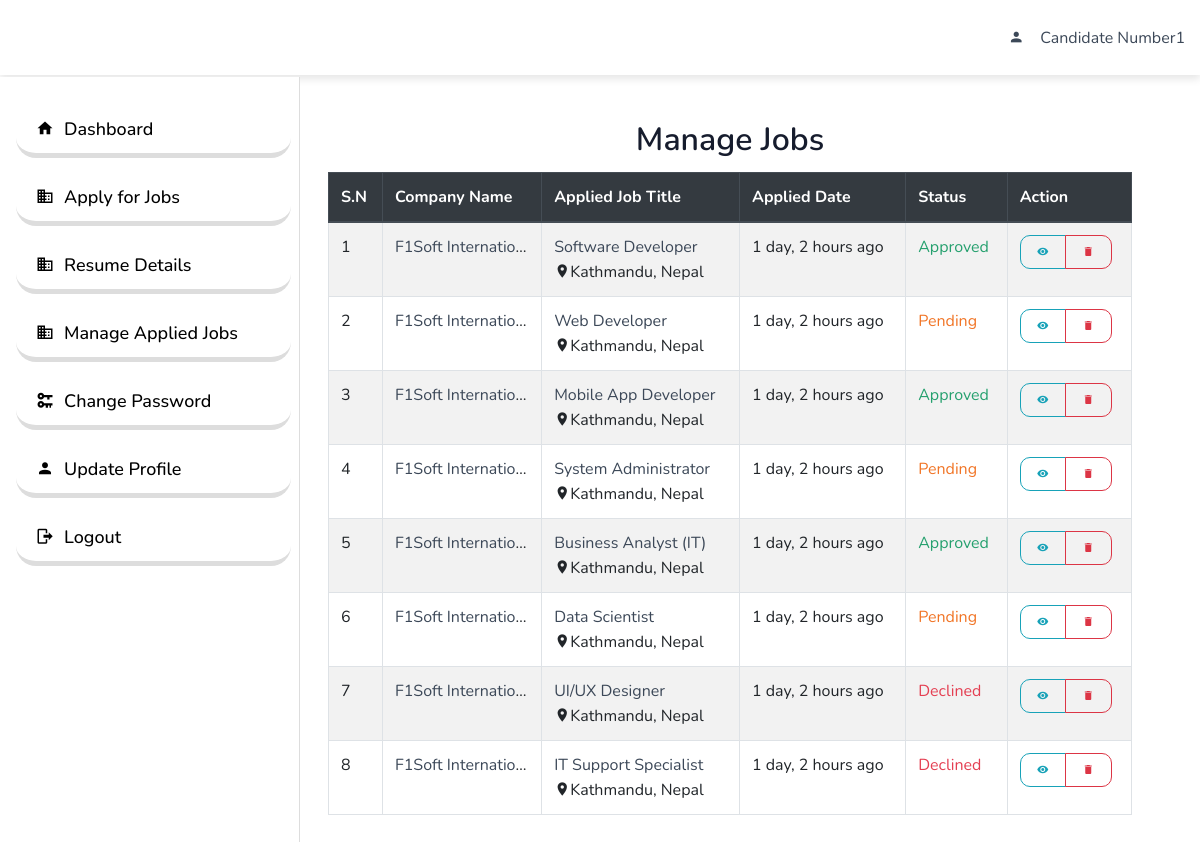
/job/manage_appliedjobs/ (signed in), run on an earlier commit of the app's database.
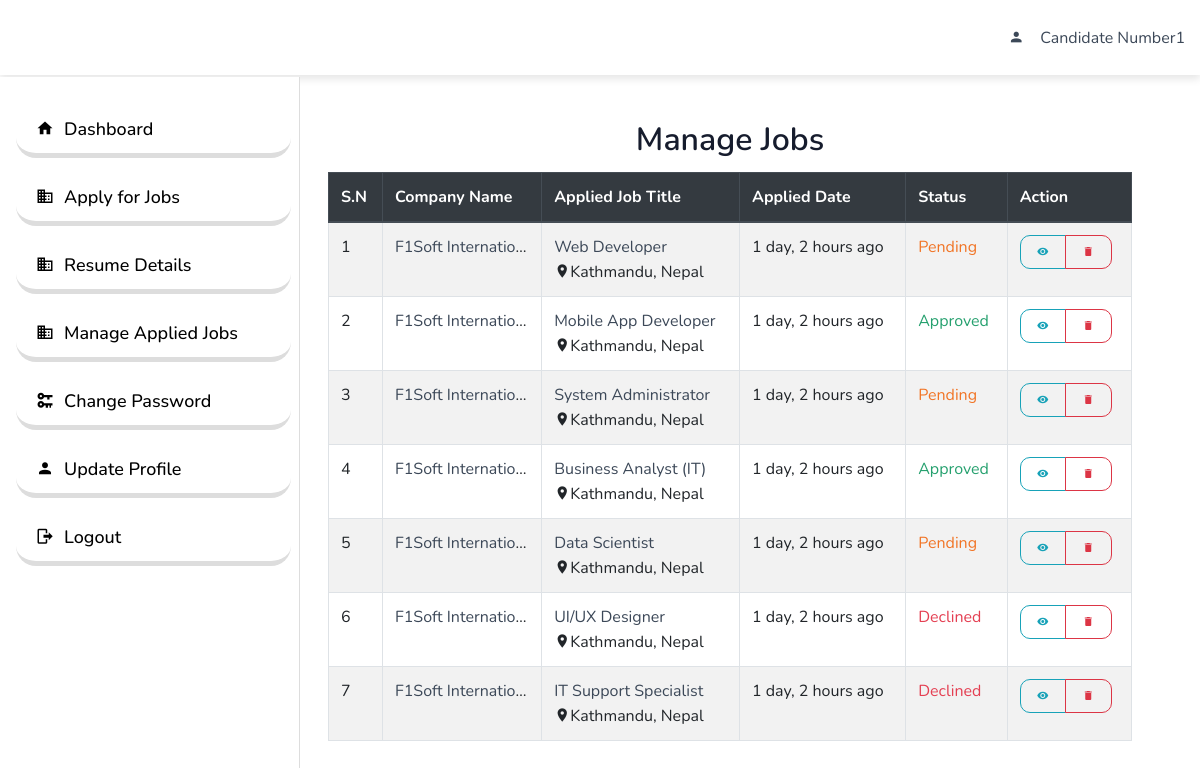
And on a later commit of the database.
### job/models.py (models this page shows, shortened)
class JobApplication(models.Model):
    resume = models.ForeignKey(Resume, on_delete=models.CASCADE)
    job = models.ForeignKey(Job, on_delete=models.CASCADE)
    applied_date_time = models.DateTimeField(auto_now_add=True)
    applied_date = models.DateField(auto_now_add=True)
    status = models.CharField(max_length=50, choices=JOBAPPLICATION_STATUS, default='Pending')

class Job(models.Model):
    company = models.ForeignKey(Company, on_delete=models.CASCADE)  # Renamed for clarity
    title = models.CharField(max_length=200)
    post_date_time = models.DateTimeField(auto_now_add=True, editable=False)
    date_posted = models.DateField(auto_now_add=True)
    salary = models.PositiveIntegerField()
    pay_mode = models.CharField(max_length=20, choices=PAY_MODE)
    job_type = models.CharField(max_length=50, choices=JOB_TYPE)
    job_location = models.CharField(max_length=200, choices=JOB_LOCATION)
    job_category = models.CharField(max_length=200, choices=JOB_CATEGORY)
    expiry_date = models.DateTimeField(null=True, blank=True)
    job_description = models.TextField()
    status = models.CharField(max_length=50, choices=STATUS, default='Pending')

### company/models.py (models this page shows)
class Company(models.Model):
    user = models.OneToOneField(User, on_delete=models.CASCADE)
    name = models.CharField(max_length=200)
    address = models.CharField(max_length=50, null= True)
    email = models.EmailField(max_length=50)
    phone_number = models.CharField(max_length=13)
    website = models.URLField()
    founded_in = models.PositiveIntegerField()
    primary_industry = models.CharField(max_length=100, choices=PRIMARY_INDUSTRY)
    province = models.CharField(max_length=20, choices=PROVINCE_CHOICES)
    company_size = models.CharField(max_length=20,choices=COMPANY_SIZES)
    country = models.CharField(max_length=20, choices=COUNTRY_CHOICES)
    linkedin = models.URLField()
    instagram = models.URLField()
    facebook = models.URLField()
    about_company = models.TextField()
    def __str__(self):
        return f"{self.name}"

### job/views.py (the view)
# urls.py: path('manage_appliedjobs/', views.manage_appliedjobs, name='manage_appliedjobs'),
@login_required
def manage_appliedjobs(request):
    applied_jobs = JobApplication.objects.filter(resume=request.user.resume)
    context = {'applied_jobs': applied_jobs}
    return render(request, 'job/manage_appliedjobs.html', context)

### templates/job/manage_appliedjobs.html (shortened to what this page needs)
{% extends "base.html" %}
{% load humanize %}
{% block content %}
<div class="container-fluid p-5">
  <h2 class="text-center mt-0">Manage Jobs</h2>
  <div class="table-responsive">
    <table class="table table-bordered table-hover table-striped">
      <thead class="thead-dark">
        <tr>
          <th scope="col">S.N</th>
          <th scope="col">Company Name</th>
          <th scope="col">Applied Job Title</th>
          <th scope="col">Applied Date</th>
          <th scope="col">Status</th>
          <th scope="col">Action</th>
        </tr>
      </thead>
      <tbody>
        {% for job in applied_jobs %}
        <tr>
          <td>{{ forloop.counter }}</td>
          <td class="text-truncate" style="max-width: 150px;">
            <a href="{% url 'company:company_detail' job.job.company.pk %}" class="text-dark">{{ job.job.company }}</a>
          </td>
          <td class="text-truncate" style="max-width: 200px;">
            <a href="{% url 'job:job_details' job.job.pk %}" class="text-dark">{{ job.job.title }}</a><br>
            <i class="mdi mdi-map-marker"></i>{{ job.job.company.address }}
          </td>
          <td>
            {{ job.applied_date_time|naturaltime }}<br>
          </td>
          <td class="status">
            {% if job.status == 'Pending' %}
              <span class="text-warning">Pending</span>
            {% elif job.status == 'Approved' %}
              <span class="text-success">Approved</span>
            {% else %}
              <span class="text-danger">Declined</span>
            {% endif %}
          </td>
          <td>
            <div class="btn-group" role="group">
              <a href="{% url 'job:job_details' job.job.pk %}" class="btn btn-sm btn-outline-info" role="button" title="View">
                <i class="mdi mdi-eye"></i>
              </a>
              <a href="{% url 'job:delete_appliedjob' job.pk %}" class="btn btn-sm btn-outline-danger" role="button" title="Delete" onclick="return confirm('Are you sure you want to delete this application?');">
                <i class="mdi mdi-delete"></i>
              </a>
            </div>
          </td>
        </tr>
        {% empty %}
        <tr>
          <td colspan="6" class="text-center">
            No applied jobs yet. <a href="{% url 'job:all_joblist' %}">Browse Jobs</a>
          </td>
        </tr>
        {% endfor %}
      </tbody>
    </table>
  </div>
</div>
{% endblock content %}

What changed in the data, as far as the page shows it:
removed JobApplication: job.company "F1Soft Internatio…", job "Software Developer", job.company.address "Kathmandu, Nepal", applied_date_time "1 day, 2 hours ago", status "Approved"
